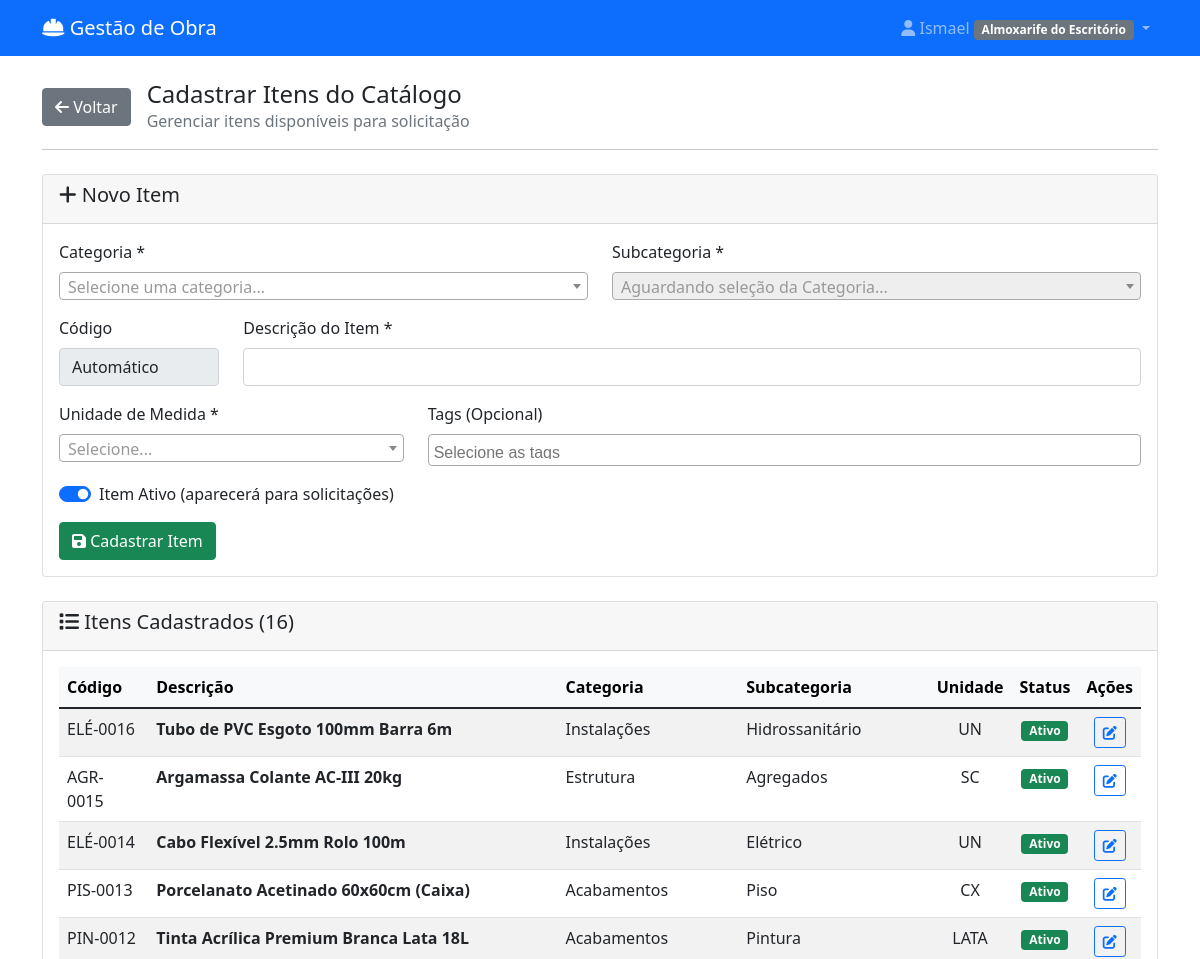
Page /cadastrar-itens/ (signed in, upper part) on the earlier database version.
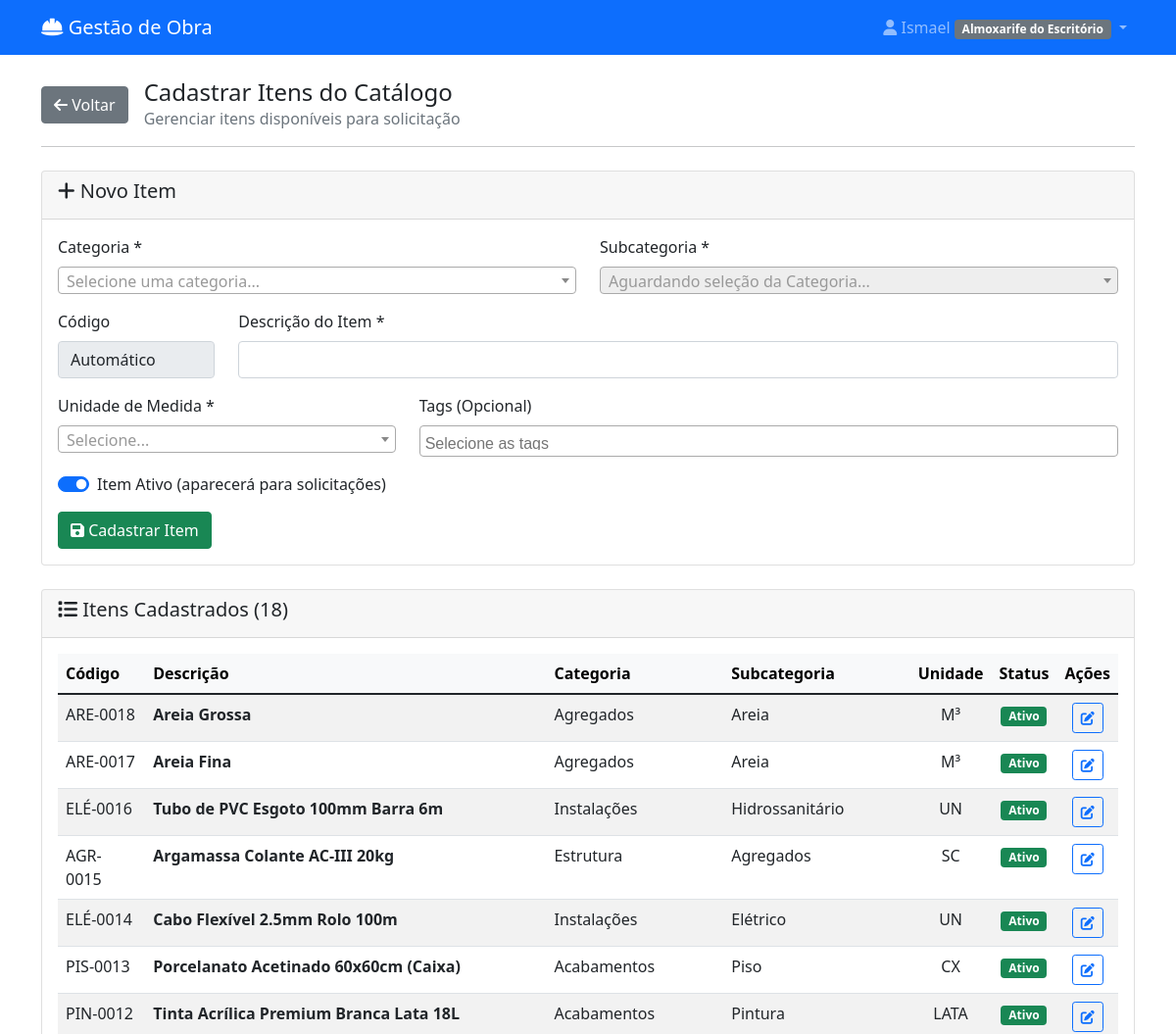
Same page on the later database version.
### materiais/models.py (models this page shows, shortened)
class ItemCatalogo(models.Model):
    codigo = models.CharField(max_length=20, unique=True, blank=True, verbose_name="Código")
    descricao = models.CharField(max_length=200, verbose_name="Descrição")
    categoria = models.ForeignKey(
        CategoriaItem,
        on_delete=models.PROTECT,
        verbose_name="Categoria"
    )
    unidade = models.ForeignKey(
        UnidadeMedida,
        on_delete=models.PROTECT,
        verbose_name="Unidade Padrão",
        null=True,
        blank=True
    )
    tags = models.ManyToManyField(Tag, blank=True)
    ativo = models.BooleanField(default=True, verbose_name="Ativo")
    is_agregado = models.BooleanField(default=False, verbose_name="É Agregado?")
    class Meta:
        verbose_name = "Item do Catálogo"
        verbose_name_plural = "Itens do Catálogo"

class CategoriaItem(models.Model):
    nome = models.CharField(max_length=100)
    categoria_mae = models.ForeignKey(
        'self',
        on_delete=models.CASCADE,
        null=True,
        blank=True,
        related_name='subcategorias'
    )
    class Meta:
        verbose_name = "Categoria de Item"
        verbose_name_plural = "Categorias de Itens"
        unique_together = ('nome', 'categoria_mae',)

class UnidadeMedida(models.Model):
    nome = models.CharField(max_length=50, unique=True)
    sigla = models.CharField(max_length=10, unique=True)
    def __str__(self):
        return f"{self.nome} ({self.sigla})"
    class Meta:
        verbose_name = "Unidade de Medida"
        verbose_name_plural = "Unidades de Medida"

### materiais/views.py (the view, shortened to what this page needs)
# urls.py: path('cadastrar-itens/', views.cadastrar_itens, name='cadastrar_itens'),
@login_required
def cadastrar_itens(request):
    if request.user.perfil not in ['almoxarife_escritorio', 'diretor', 'engenheiro']:
        messages.error(request, 'Acesso negado. Apenas o escritório ou diretoria pode cadastrar itens.')
        return redirect('materiais:dashboard')
    categorias_principais_list = CategoriaItem.objects.filter(categoria_mae__isnull=True, subcategorias__isnull=False).distinct().order_by('nome')
    unidades_list = UnidadeMedida.objects.all().order_by('nome')
    tags_list = Tag.objects.all().order_by('nome')
    context = {
        'itens': ItemCatalogo.objects.select_related('categoria', 'unidade').order_by('-id'),
        'categorias_principais': categorias_principais_list,
        'unidades': unidades_list,
        'tags': tags_list
    }
    return render(request, 'materiais/cadastrar_itens.html', context)

### materiais/templates/materiais/cadastrar_itens.html (shortened to what the changed rows need)
{% extends 'materiais/base.html' %}
{% block content %}
<link href="https://cdn.jsdelivr.net/npm/select2@4.1.0-rc.0/dist/css/select2.min.css" rel="stylesheet" />
<div class="card">
    <div class="card-header"><h5><i class="fas fa-list"></i> Itens Cadastrados ({{ itens.count }})</h5></div>
    <div class="card-body">
        {% if itens %}
            <div class="table-responsive">
                <table class="table table-striped table-hover">
                    <thead class="table-light">
                        <tr>
                            <th>Código</th>
                            <th>Descrição</th>
                            <th>Categoria</th>
                            <th>Subcategoria</th>
                            <th class="text-center">Unidade</th>
                            <th class="text-center">Status</th>
                            <th class="text-center">Ações</th>
                        </tr>
                    </thead>
                    <tbody>
                        {% for item in itens %}
                        <tr>
                            <td>{{ item.codigo }}</td>
                            <td><strong>{{ item.descricao }}</strong></td>
                            <td>{{ item.categoria.categoria_mae.nome|default:"-" }}</td>
                            <td>{{ item.categoria.nome|default:"-" }}</td>
                            <td class="text-center">{{ item.unidade.sigla }}</td>
                            <td class="text-center">{% if item.ativo %}<span class="badge bg-success">Ativo</span>{% else %}<span class="badge bg-danger">Inativo</span>{% endif %}</td>
                            <td class="text-center">
                                <a href="{% url 'materiais:editar_item' item.id %}" class="btn btn-sm btn-outline-primary"><i class="fas fa-edit"></i></a>
                            </td>
                        </tr>
                        {% endfor %}
                    </tbody>
                </table>
            </div>
        {% else %}
            <div class="text-center text-muted p-4"><p>Nenhum item cadastrado ainda.</p></div>
        {% endif %}
    </div>
</div>
{% endblock %}

Differences in the rows shown:
added ItemCatalogo: codigo "ARE-0018", descricao "Areia Grossa", categoria.categoria_mae.nome "Agregados", categoria.nome "Areia", unidade.sigla "M³", ativo "Ativo"
added ItemCatalogo: codigo "ARE-0017", descricao "Areia Fina", categoria.categoria_mae.nome "Agregados", categoria.nome "Areia", unidade.sigla "M³", ativo "Ativo"
Other differences:
{{ itens.count }}: "16" → "18"
